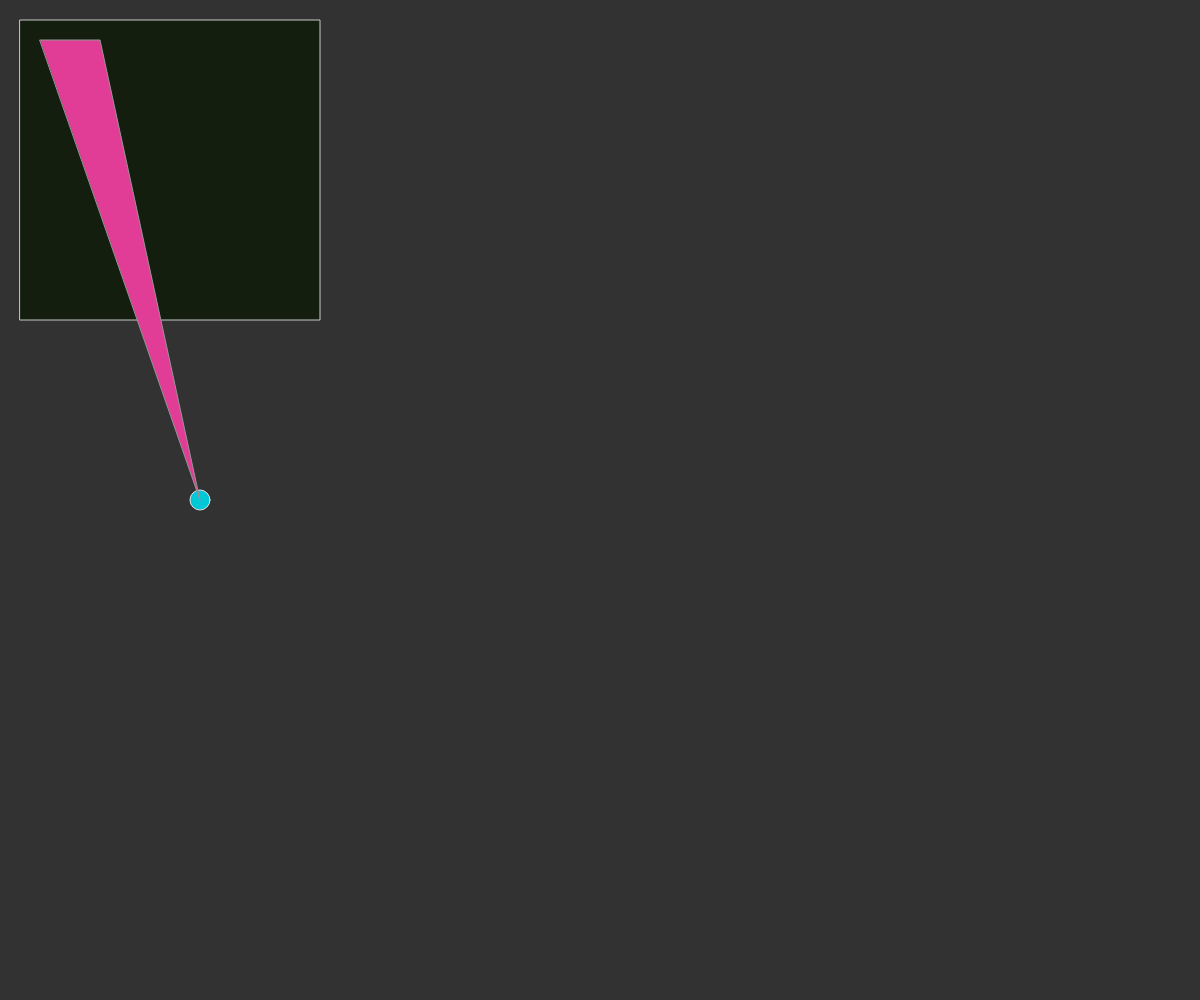
Frame 1 (no input)
Frame 60 (no input): identical to frame 1, image omitted
Frame 120 (the mouse pressed at the canvas centre since frame 60): identical to frame 1, image omitted

The p5.js sketch that drew this single still picture (run headless with seeded random() and noise() and a simulated clock; from frame 60 on, the mouse is pressed at the canvas centre):

// p5.js sketch
// ── sketch.js
function setup() {
	createCanvas(windowWidth, windowHeight);
}

function draw() {
  	//Draw a rectangle, an ellipse and a triangle, each with different colors for outlines and fill.
  	//ellipse(x,y,w,[h])
  	//rect(x,y,w,h,[tl],[tr],[br],[bl])
  	//triangle(x1,y1,x2,y2,x3,y3)
  	//fill(v1,[v2],[v3],[a])
  	//stroke(v1,[v2],[v3],[a])
  	background(50);
  	fill(20,30,15);
  	stroke(200);
  	rect(20,20,300,300);
  	fill(0,200,215);
  	stroke(225);
  	ellipse(200,height/2,20);
  	stroke(150);
  	fill(225,60,150);
  	triangle(200,height/2,100,40,40,40);
}
